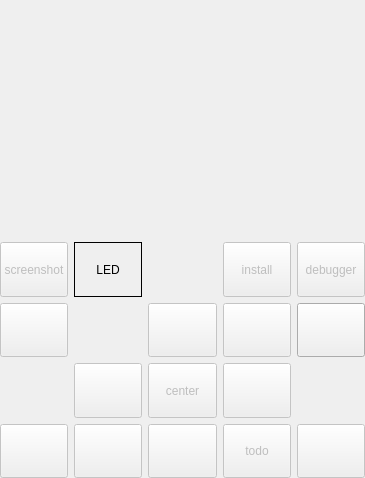
<?xml version="1.0" encoding="UTF-8"?>
<ui version="4.0">
 <class>MainWindow</class>
 <widget class="QMainWindow" name="MainWindow">
  <property name="geometry">
   <rect>
    <x>0</x>
    <y>0</y>
    <width>365</width>
    <height>478</height>
   </rect>
  </property>
  <property name="windowTitle">
   <string>Mu</string>
  </property>
  <widget class="QWidget" name="centralWidget">
   <layout class="QVBoxLayout" name="verticalLayout">
    <property name="leftMargin">
     <number>0</number>
    </property>
    <property name="topMargin">
     <number>0</number>
    </property>
    <property name="rightMargin">
     <number>0</number>
    </property>
    <property name="bottomMargin">
     <number>0</number>
    </property>
    <item>
     <widget class="QWidget" name="displayContainer" native="true">
      <layout class="QHBoxLayout" name="horizontalLayout">
       <property name="leftMargin">
        <number>0</number>
       </property>
       <property name="topMargin">
        <number>0</number>
       </property>
       <property name="rightMargin">
        <number>0</number>
       </property>
       <property name="bottomMargin">
        <number>0</number>
       </property>
       <item>
        <widget class="TouchScreen" name="display">
         <property name="sizePolicy">
          <sizepolicy hsizetype="Fixed" vsizetype="Fixed">
           <horstretch>0</horstretch>
           <verstretch>0</verstretch>
          </sizepolicy>
         </property>
         <property name="minimumSize">
          <size>
           <width>160</width>
           <height>220</height>
          </size>
         </property>
         <property name="alignment">
          <set>Qt::AlignCenter</set>
         </property>
         <property name="indent">
          <number>0</number>
         </property>
        </widget>
       </item>
      </layout>
     </widget>
    </item>
    <item>
     <widget class="QWidget" name="controlPanel" native="true">
      <property name="enabled">
       <bool>true</bool>
      </property>
      <property name="sizePolicy">
       <sizepolicy hsizetype="Preferred" vsizetype="Preferred">
        <horstretch>0</horstretch>
        <verstretch>0</verstretch>
       </sizepolicy>
      </property>
      <property name="styleSheet">
       <string notr="true">QPushButton { padding: 0px; }</string>
      </property>
      <layout class="QGridLayout" name="gridLayout">
       <property name="leftMargin">
        <number>0</number>
       </property>
       <property name="topMargin">
        <number>0</number>
       </property>
       <property name="rightMargin">
        <number>0</number>
       </property>
       <property name="bottomMargin">
        <number>0</number>
       </property>
       <item row="6" column="0">
        <widget class="QPushButton" name="calendar">
         <property name="enabled">
          <bool>false</bool>
         </property>
         <property name="sizePolicy">
          <sizepolicy hsizetype="Preferred" vsizetype="Preferred">
           <horstretch>0</horstretch>
           <verstretch>0</verstretch>
          </sizepolicy>
         </property>
         <property name="icon">
          <iconset resource="mainwindow.qrc">
           <normaloff>:/buttons/images/calendar.svg</normaloff>:/buttons/images/calendar.svg</iconset>
         </property>
        </widget>
       </item>
       <item row="6" column="4">
        <widget class="QPushButton" name="down">
         <property name="enabled">
          <bool>false</bool>
         </property>
         <property name="sizePolicy">
          <sizepolicy hsizetype="Preferred" vsizetype="Preferred">
           <horstretch>0</horstretch>
           <verstretch>0</verstretch>
          </sizepolicy>
         </property>
         <property name="icon">
          <iconset resource="mainwindow.qrc">
           <normaloff>:/buttons/images/down.svg</normaloff>:/buttons/images/down.svg</iconset>
         </property>
        </widget>
       </item>
       <item row="1" column="4">
        <widget class="QPushButton" name="up">
         <property name="enabled">
          <bool>false</bool>
         </property>
         <property name="sizePolicy">
          <sizepolicy hsizetype="Preferred" vsizetype="Preferred">
           <horstretch>0</horstretch>
           <verstretch>0</verstretch>
          </sizepolicy>
         </property>
         <property name="icon">
          <iconset resource="mainwindow.qrc">
           <normaloff>:/buttons/images/up.svg</normaloff>:/buttons/images/up.svg</iconset>
         </property>
        </widget>
       </item>
       <item row="6" column="1">
        <widget class="QPushButton" name="addressBook">
         <property name="enabled">
          <bool>false</bool>
         </property>
         <property name="sizePolicy">
          <sizepolicy hsizetype="Preferred" vsizetype="Preferred">
           <horstretch>0</horstretch>
           <verstretch>0</verstretch>
          </sizepolicy>
         </property>
         <property name="icon">
          <iconset resource="mainwindow.qrc">
           <normaloff>:/buttons/images/addressBook.svg</normaloff>:/buttons/images/addressBook.svg</iconset>
         </property>
        </widget>
       </item>
       <item row="3" column="5">
        <widget class="QPushButton" name="right">
         <property name="enabled">
          <bool>false</bool>
         </property>
         <property name="sizePolicy">
          <sizepolicy hsizetype="Preferred" vsizetype="Preferred">
           <horstretch>0</horstretch>
           <verstretch>0</verstretch>
          </sizepolicy>
         </property>
         <property name="icon">
          <iconset resource="mainwindow.qrc">
           <normaloff>:/buttons/images/right.svg</normaloff>:/buttons/images/right.svg</iconset>
         </property>
        </widget>
       </item>
       <item row="3" column="4">
        <widget class="QPushButton" name="center">
         <property name="enabled">
          <bool>false</bool>
         </property>
         <property name="sizePolicy">
          <sizepolicy hsizetype="Preferred" vsizetype="Preferred">
           <horstretch>0</horstretch>
           <verstretch>0</verstretch>
          </sizepolicy>
         </property>
         <property name="icon">
          <iconset resource="mainwindow.qrc">
           <normaloff>:/buttons/images/center.svg</normaloff>:/buttons/images/center.svg</iconset>
         </property>
         <property name="text">
          <string>center</string>
         </property>
        </widget>
       </item>
       <item row="6" column="5">
        <widget class="QPushButton" name="todo">
         <property name="enabled">
          <bool>false</bool>
         </property>
         <property name="sizePolicy">
          <sizepolicy hsizetype="Preferred" vsizetype="Preferred">
           <horstretch>0</horstretch>
           <verstretch>0</verstretch>
          </sizepolicy>
         </property>
         <property name="minimumSize">
          <size>
           <width>0</width>
           <height>0</height>
          </size>
         </property>
         <property name="sizeIncrement">
          <size>
           <width>0</width>
           <height>0</height>
          </size>
         </property>
         <property name="icon">
          <iconset resource="mainwindow.qrc">
           <normaloff>:/buttons/images/todo.svg</normaloff>:/buttons/images/todo.svg</iconset>
         </property>
         <property name="text">
          <string>todo</string>
         </property>
        </widget>
       </item>
       <item row="1" column="0">
        <widget class="QPushButton" name="power">
         <property name="enabled">
          <bool>false</bool>
         </property>
         <property name="sizePolicy">
          <sizepolicy hsizetype="Preferred" vsizetype="Preferred">
           <horstretch>0</horstretch>
           <verstretch>0</verstretch>
          </sizepolicy>
         </property>
         <property name="icon">
          <iconset resource="mainwindow.qrc">
           <normaloff>:/buttons/images/power.svg</normaloff>:/buttons/images/power.svg</iconset>
         </property>
        </widget>
       </item>
       <item row="6" column="7">
        <widget class="QPushButton" name="notes">
         <property name="enabled">
          <bool>false</bool>
         </property>
         <property name="sizePolicy">
          <sizepolicy hsizetype="Preferred" vsizetype="Preferred">
           <horstretch>0</horstretch>
           <verstretch>0</verstretch>
          </sizepolicy>
         </property>
         <property name="icon">
          <iconset resource="mainwindow.qrc">
           <normaloff>:/buttons/images/notes.svg</normaloff>:/buttons/images/notes.svg</iconset>
         </property>
        </widget>
       </item>
       <item row="3" column="1">
        <widget class="QPushButton" name="left">
         <property name="enabled">
          <bool>false</bool>
         </property>
         <property name="sizePolicy">
          <sizepolicy hsizetype="Preferred" vsizetype="Preferred">
           <horstretch>0</horstretch>
           <verstretch>0</verstretch>
          </sizepolicy>
         </property>
         <property name="icon">
          <iconset resource="mainwindow.qrc">
           <normaloff>:/buttons/images/left.svg</normaloff>:/buttons/images/left.svg</iconset>
         </property>
        </widget>
       </item>
       <item row="1" column="7">
        <widget class="QPushButton" name="ctrlBtn">
         <property name="sizePolicy">
          <sizepolicy hsizetype="Preferred" vsizetype="Preferred">
           <horstretch>0</horstretch>
           <verstretch>0</verstretch>
          </sizepolicy>
         </property>
         <property name="styleSheet">
          <string notr="true"/>
         </property>
         <property name="icon">
          <iconset resource="mainwindow.qrc">
           <normaloff>:/buttons/images/play.svg</normaloff>:/buttons/images/play.svg</iconset>
         </property>
        </widget>
       </item>
       <item row="0" column="0">
        <widget class="QPushButton" name="screenshot">
         <property name="enabled">
          <bool>false</bool>
         </property>
         <property name="sizePolicy">
          <sizepolicy hsizetype="Preferred" vsizetype="Preferred">
           <horstretch>0</horstretch>
           <verstretch>0</verstretch>
          </sizepolicy>
         </property>
         <property name="icon">
          <iconset resource="mainwindow.qrc">
           <normaloff>:/buttons/images/screenshot.svg</normaloff>:/buttons/images/screenshot.svg</iconset>
         </property>
         <property name="text">
          <string>screenshot</string>
         </property>
        </widget>
       </item>
       <item row="0" column="7">
        <widget class="QPushButton" name="debugger">
         <property name="enabled">
          <bool>false</bool>
         </property>
         <property name="sizePolicy">
          <sizepolicy hsizetype="Preferred" vsizetype="Preferred">
           <horstretch>0</horstretch>
           <verstretch>0</verstretch>
          </sizepolicy>
         </property>
         <property name="icon">
          <iconset resource="mainwindow.qrc">
           <normaloff>:/buttons/images/debugger.svg</normaloff>:/buttons/images/debugger.svg</iconset>
         </property>
         <property name="text">
          <string>debugger</string>
         </property>
        </widget>
       </item>
       <item row="0" column="5">
        <widget class="QPushButton" name="install">
         <property name="enabled">
          <bool>false</bool>
         </property>
         <property name="sizePolicy">
          <sizepolicy hsizetype="Preferred" vsizetype="Preferred">
           <horstretch>0</horstretch>
           <verstretch>0</verstretch>
          </sizepolicy>
         </property>
         <property name="icon">
          <iconset resource="mainwindow.qrc">
           <normaloff>:/buttons/images/install.svg</normaloff>:/buttons/images/install.svg</iconset>
         </property>
         <property name="text">
          <string>install</string>
         </property>
        </widget>
       </item>
       <item row="0" column="1">
        <widget class="QLabel" name="powerButtonLed">
         <property name="frameShape">
          <enum>QFrame::Box</enum>
         </property>
         <property name="text">
          <string>LED</string>
         </property>
         <property name="alignment">
          <set>Qt::AlignCenter</set>
         </property>
        </widget>
       </item>
       <item row="1" column="5">
        <widget class="QPushButton" name="stateManager">
         <property name="enabled">
          <bool>false</bool>
         </property>
         <property name="sizePolicy">
          <sizepolicy hsizetype="Preferred" vsizetype="Preferred">
           <horstretch>0</horstretch>
           <verstretch>0</verstretch>
          </sizepolicy>
         </property>
         <property name="text">
          <string/>
         </property>
         <property name="icon">
          <iconset resource="mainwindow.qrc">
           <normaloff>:/buttons/images/stateManager.svg</normaloff>:/buttons/images/stateManager.svg</iconset>
         </property>
        </widget>
       </item>
      </layout>
     </widget>
    </item>
   </layout>
  </widget>
 </widget>
 <layoutdefault spacing="6" margin="11"/>
 <customwidgets>
  <customwidget>
   <class>TouchScreen</class>
   <extends>QLabel</extends>
   <header>touchscreen.h</header>
  </customwidget>
 </customwidgets>
 <resources>
  <include location="mainwindow.qrc"/>
 </resources>
 <connections/>
</ui>
